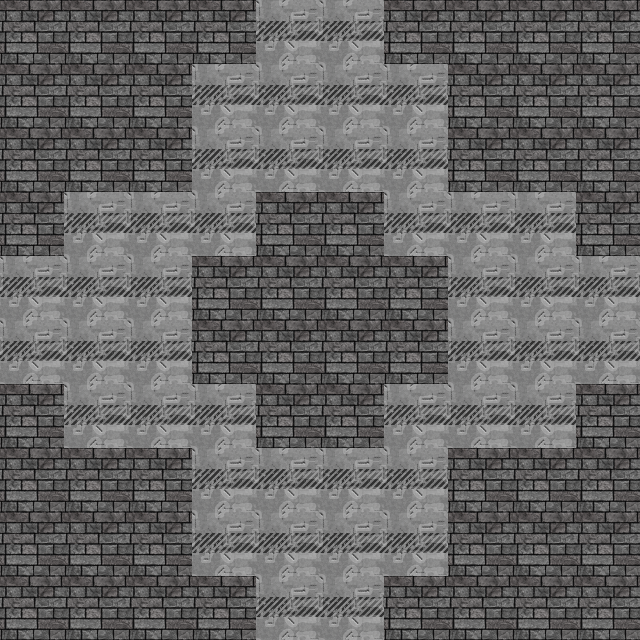

This is a level from a 2D game, rendered from its Tiled map with the project's own tilesets. A one-line summary and the map file follow, with tile-layer data summarised:
An orthogonal 10x10 tile map with 64x64 px tiles, 3 tile layers (Background, Dynamic_Obstacles, Walls).

<map version="1.0" orientation="orthogonal" renderorder="right-down" width="10" height="10" tilewidth="64" tileheight="64" nextobjectid="1">
 <tileset firstgid="1" name="64pxTileSet" tilewidth="64" tileheight="64">
  <image source="../64pxTileSet.png" width="1472" height="128" />
 </tileset>
 <layer name="Background" width="10" height="10">
  <data>[100 cells, 100 non-empty, 1 distinct tile ids]</data>
 </layer>
 <layer name="Dynamic_Obstacles" width="10" height="10">
  <data>[100 cells, 0 non-empty, 0 distinct tile ids]</data>
 </layer>
 <layer name="Walls" width="10" height="10">
  <data>[100 cells, 56 non-empty, 1 distinct tile ids]</data>
 </layer>
</map>